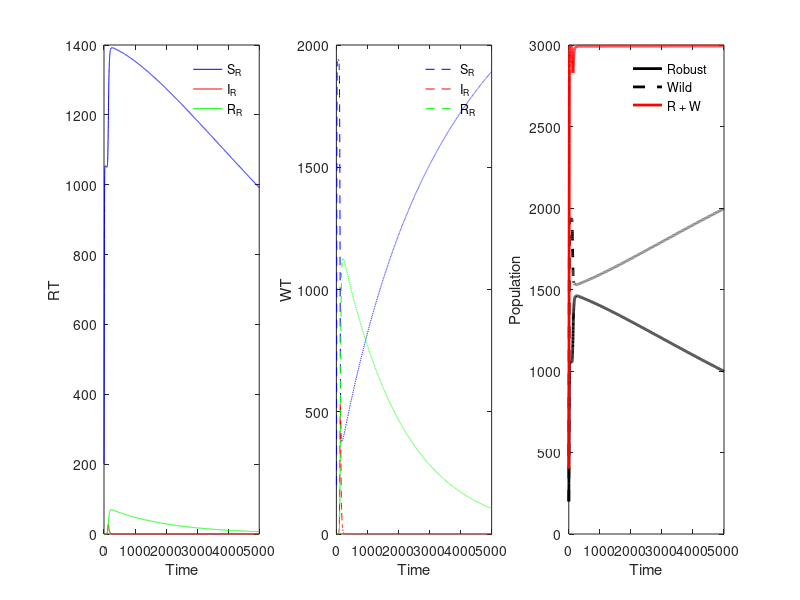

Reproduce this figure in MATLAB.
%%SIR discrete model with two host genotypes RT and WT-SINGLE PATCH

%%define strays for all variables in the system
timesteps = 5000;
Time = timesteps;
N = 1;
trans_Ratio = [10, 15, 25];
growth_Ratio = [1.01, 2];

for i = 1: length(trans_Ratio)
    for jj = 1:length(growth_Ratio)
        
S_RT = zeros(1,Time);
I_RT = zeros(1,Time);
R_RT = zeros(1,Time);

S_WT = zeros(1,Time);
I_WT = zeros(1,Time);
R_WT = zeros(1,Time);

%%define initial values at N patches
S_RT(1)= 200;
S_WT(1)= 200;
I_RT(1)= 0.0005;
I_WT(1)= 0.0005;
R_RT(1)= 0;
R_WT(1)= 0;

%%define parameters
 K = 3000;
 r_RT = 0.15;     % natural growth rate in S
 r_WT = r_RT * growth_Ratio(jj);                                 
 rd_RT = 0.01;   % natural growth rate in I
 rd_WT = 0.01;
 rr_RT = 0.2;    %natural growth rate in R
 rr_WT = 0.2;    
 mu_RT = 0.0005; %natural mortality rate 
 mu_WT = 0.0005;
 alpha_RT = 0.05; %disease-induced mortality rate
 alpha_WT = 0.05;
 beta_RR = 0.000005;%infection rate from RT to RT
 beta_WR = 0.000005; %infection rate from WT to RT
 beta_RW = beta_RR * trans_Ratio(i);%infection rate from RT to WT
 beta_WW = beta_WR * trans_Ratio(i);%infection rate fro WT to WT
 gamma_RT = 0.05;%Recovery rate 
 gamma_WT = 0.05;
 

for t = 2:timesteps
     for j = 0:N-1
         
         if(I_RT(t-1+timesteps*j)+I_WT(t-1+timesteps*j) < 9e-05)
            I_RT(t-1+timesteps*j) = 0;
            I_WT(t-1+timesteps*j) = 0;
        end
        
        Ni = S_RT(t-1+timesteps*j) + I_RT(t-1+timesteps*j) + R_RT(t-1+timesteps*j) + S_WT(t-1+timesteps*j) + I_WT(t-1+timesteps*j)+ R_WT(t-1+timesteps*j);    %population size at patch i before newborns: sum up all Ss and Is
        
        %define newborns for each genotype susceptibles
        %newborns are based on the total Ni, we here are calculating the
        %proportion of different types of newborns belonging to Ni
  
        LS1S1 = Ni*(S_RT(t-1+timesteps*j)*S_RT(t-1+timesteps*j))/(Ni*Ni)*r_RT;
        %S1S2
        LS1S2 = Ni*(S_RT(t-1+timesteps*j)*S_WT(t-1+timesteps*j)*2)/(Ni*Ni)/2*(r_RT+r_WT)/2;
        %S1I1
        LS1I1 = Ni*(S_RT(t-1+timesteps*j)*I_RT(t-1+timesteps*j)*2)/(Ni*Ni)*(r_RT+rd_RT)/2;
        %S1I2
        LS1I2 = Ni*(S_RT(t-1+timesteps*j)*I_WT(t-1+timesteps*j)*2)/(Ni*Ni)/2*(r_RT+rd_WT)/2;
        
        LS1R1 = Ni*(S_RT(t-1+timesteps*j)*R_RT(t-1+timesteps*j)*2)/(Ni*Ni)*(r_RT+rr_RT)/2;   
        %S1R2
        LS1R2 = Ni*(S_RT(t-1+timesteps*j)*R_WT(t-1+timesteps*j)*2)/(Ni*Ni)/2*(r_RT+rr_WT)/2; 
        %S2S2
        LS2S2 = Ni*(S_WT(t-1+timesteps*j)*S_WT(t-1+timesteps*j))/(Ni*Ni)*r_WT;
        %S2I1
        LS2I1 = Ni*(S_WT(t-1+timesteps*j)*I_RT(t-1+timesteps*j)*2)/(Ni*Ni)/2*(r_WT+rd_RT)/2;
        %S2I2
        LS2I2 = Ni*(S_WT(t-1+timesteps*j)*I_WT(t-1+timesteps*j)*2)/(Ni*Ni)*(r_WT+rd_WT)/2;
        
        LS2R1 = Ni*(S_WT(t-1+timesteps*j)*R_RT(t-1+timesteps*j)*2)/(Ni*Ni)/2*(r_WT+rr_RT)/2;
        %S2R2
        LS2R2 = Ni*(S_WT(t-1+timesteps*j)*R_WT(t-1+timesteps*j)*2)/(Ni*Ni)*(r_WT+rr_WT)/2;
        %I1I1
        LI1I1 = Ni*(I_RT(t-1+timesteps*j)*I_RT(t-1+timesteps*j))/(Ni*Ni)*rd_RT;
        %I1I2
        LI1I2 = Ni*(I_RT(t-1+timesteps*j)*I_WT(t-1+timesteps*j)*2)/(Ni*Ni)/2*(rd_RT+rd_WT)/2;
        
        LI1R1 = Ni*(I_RT(t-1+timesteps*j)*R_RT(t-1+timesteps*j)*2)/(Ni*Ni)*(rd_RT+rr_RT)/2;   
        %I1R2
        LI1R2 = Ni*(I_RT(t-1+timesteps*j)*R_WT(t-1+timesteps*j)*2)/(Ni*Ni)/2*(rd_RT+rr_WT)/2;
        %I2I2
        LI2I2 = Ni*(I_WT(t-1+timesteps*j)*I_WT(t-1+timesteps*j))/(Ni*Ni)*rd_WT;
        
        LI2R1 = Ni*(I_WT(t-1+timesteps*j)*R_RT(t-1+timesteps*j)*2)/(Ni*Ni)/2*(rd_WT+rr_RT)/2;   
        %I2R2
        LI2R2 = Ni*(I_WT(t-1+timesteps*j)*R_WT(t-1+timesteps*j)*2)/(Ni*Ni)*(rd_WT+rr_WT)/2;  
        %R1R1
        LR1R1 = Ni*(R_RT(t-1+timesteps*j)*R_RT(t-1+timesteps*j))/(Ni*Ni)*(rr_RT+rr_RT)/2;   
        %R1R2
        LR1R2 = Ni*(R_RT(t-1+timesteps*j)*R_WT(t-1+timesteps*j)*2)/(Ni*Ni)/2*(rr_RT+rr_WT)/2;   
        %R2R2
        LR2R2 = Ni*(R_WT(t-1+timesteps*j)*R_WT(t-1+timesteps*j))/(Ni*Ni)*(rr_WT+rr_WT)/2;  
        
        %after newborns are produced, they are actually limited by carrying
        %capacity when the population at that time is not just Ni, instead,
        %it should be Ni plus all the newborns.
        
        S_RT(t+timesteps*j)= S_RT(t-1+timesteps*j)+ (LS1S1 + LS1S2 + LS1I1 + LS1I2 + LS1R1 + LS1R2 + LS2I1 + LS2R1 + LI1I1 + LI1I2 + LI1R1 + LI1R2 + LI2R1 + LR1R1 + LR1R2)*(1-Ni/K) - beta_RR*S_RT(t-1+timesteps*j)*I_RT(t-1+timesteps*j)- beta_WR*S_RT(t-1+timesteps*j)*I_WT(t-1+timesteps*j)- mu_RT*S_RT(t-1+timesteps*j) ; %=dS1/dt
        
        %newborn_RT_per_capita=(LS1S1 + LS1S2 + LS1I1 + LS1I2 + LS1R1 + LS1R2 + LS2I1 + LS2R1 + LI1I1 + LI1I2 + LI1R1 + LI1R2 + LI2R1 + LR1R1 + LR1R2)/((1-Ni/K)*(S_RT(t-1+timesteps*j) + I_RT(t-1+timesteps*j) + R_RT(t-1+timesteps*j)));
        

        
        S_WT(t+timesteps*j)= S_WT(t-1+timesteps*j)+ (LS1S2 + LS1I2 + LS1R2 + LS2S2 + LS2I1 + LS2I2 + LS2R1+ LS2R2 + LI1I2 + LI1R2 + LI2I2 + LI2R1 + LI2R2 + LR1R2 + LR2R2)*(1-Ni/K) - beta_RW*S_WT(t-1+timesteps*j)*I_RT(t-1+timesteps*j)- beta_WW*S_WT(t-1+timesteps*j)*I_WT(t-1+timesteps*j)- mu_WT*S_WT(t-1+timesteps*j); %=dS2/dt
       
        %newborn_WT_per_capita=(LS1S2 + LS1I2 + LS1R2 + LS2S2 + LS2I1 + LS2I2 + LS2R1+ LS2R2 + LI1I2 + LI1R2 + LI2I2 + LI2R1 + LI2R2 + LR1R2 + LR2R2)/((1-Ni/K)*(S_WT(t-1+timesteps*j) + I_WT(t-1+timesteps*j)+ R_WT(t-1+timesteps*j)));
        
      

        I_RT(t+timesteps*j) = I_RT(t-1+timesteps*j)+ beta_RR*S_RT(t-1+timesteps*j)*I_RT(t-1+timesteps*j)+ beta_WR* S_RT(t-1+timesteps*j)*I_WT(t-1+timesteps*j)-(alpha_RT+mu_RT+gamma_RT)*I_RT(t-1+timesteps*j);%=dI1/dt
        
         
        I_WT(t+timesteps*j) = I_WT(t-1+timesteps*j)+ beta_RW*S_WT(t-1+timesteps*j)*I_RT(t-1+timesteps*j)+ beta_WW* S_WT(t-1+timesteps*j)*I_WT(t-1+timesteps*j)-(alpha_WT+mu_WT+gamma_WT)*I_WT(t-1+timesteps*j);%=dI2/dt
        
        
 
        
        R_RT(t+timesteps*j) = R_RT(t-1+timesteps*j) + gamma_RT*I_RT(t-1+timesteps*j) - mu_RT*R_RT(t-1+timesteps*j);

        
        
        R_WT(t+timesteps*j) = R_WT(t-1+timesteps*j) + gamma_WT*I_WT(t-1+timesteps*j) - mu_WT*R_WT(t-1+timesteps*j);
        
        
 
%       
     end
end

XX = [S_WT', I_WT', R_WT', S_RT', I_RT', R_RT'];
dlmwrite('SIRmodel_one_patch_dynamics_TEST3-14-21.csv',XX,'-append');


    end
end





 % % plot everything of the two genotypes

subplot(1,3,1)
plot(1:timesteps,S_RT(1:timesteps),'-b');
%lgd.FontSize = 8;
%axis([0, 100, 0, 50])
xlabel 'Time';
ylabel 'RT'

hold on
% subplot(2,4,2) 
plot(1:timesteps,I_RT(1:timesteps),'-r');
% xlabel 'Time';
% ylabel 'RT in I'

% subplot(2,4,3) 
hold on
plot(1:timesteps,R_RT(1:timesteps),'-g');
% xlabel 'Time';
% ylabel 'RT in R'
legend('S_R','I_R','R_R');
legend boxoff

subplot(1,3,2)
plot(1:timesteps,S_WT(1:timesteps),'--b'); 
xlabel 'Time';
ylabel 'WT'

% subplot(2,4,5) 
hold on
plot(1:timesteps,I_WT(1:timesteps),'--r');
% xlabel 'Time';
% ylabel 'WT in I'

% subplot(2,4,6) 
hold on
plot(1:timesteps,R_WT(1:timesteps),'--g');
% xlabel 'Time';
% ylabel 'WT in R'
legend('S_R','I_R','R_R');
legend boxoff


subplot(1,3,3) 
plot(1:timesteps,S_RT(1:timesteps)+I_RT(1:timesteps)+R_RT(1:timesteps),'-black','Linewidth',2);
% xlabel 'Time';
% ylabel 'RT total'

% subplot(2,4,8) 
hold on
plot(1:timesteps,S_WT(1:timesteps)+I_WT(1:timesteps)+R_WT(1:timesteps),'--black','Linewidth',2);
xlabel 'Time';
ylabel 'Population'

hold on
plot(1:timesteps,S_RT(1:timesteps)+I_RT(1:timesteps)+R_RT(1:timesteps)+S_WT(1:timesteps)+I_WT(1:timesteps)+R_WT(1:timesteps),'-r','Linewidth',2);

legend('Robust','Wild','R + W');
legend boxoff





% subplot(2,3,4)
% plot(1:timesteps,S_RT((N1-1)*timesteps+1:(N1-1)*timesteps+timesteps),'-b');
% %lgd.FontSize = 8;
% %axis([0, 100, 0, 50])
% xlabel 'Time';
% ylabel 'RT'
% 
% hold on
% % subplot(2,4,2) 
% plot(1:timesteps,I_RT((N1-1)*timesteps+1:(N1-1)*timesteps+timesteps),'-r');
% % xlabel 'Time';
% % ylabel 'RT in I'
% 
% % subplot(2,4,3) 
% hold on
% plot(1:timesteps,R_RT((N1-1)*timesteps+1:(N1-1)*timesteps+timesteps),'-g');
% % xlabel 'Time';
% % ylabel 'RT in R'
% legend('S_R','I_R','R_R');
% legend boxoff
% 
% subplot(2,3,5)
% plot(1:timesteps,S_WT((N1-1)*timesteps+1:(N1-1)*timesteps+timesteps),'--b'); 
% xlabel 'Time';
% ylabel 'WT'
% 
% % subplot(2,4,5) 
% hold on
% plot(1:timesteps,I_WT((N1-1)*timesteps+1:(N1-1)*timesteps+timesteps),'--r');
% % xlabel 'Time';
% % ylabel 'WT in I'
% 
% % subplot(2,4,6) 
% hold on
% plot(1:timesteps,R_WT((N1-1)*timesteps+1:(N1-1)*timesteps+timesteps),'--g');
% % xlabel 'Time';
% % ylabel 'WT in R'
% 
% subplot(2,3,6) 
% plot(1:timesteps,S_RT((N1-1)*timesteps+1:(N1-1)*timesteps+timesteps)+I_RT((N1-1)*timesteps+1:(N1-1)*timesteps+timesteps)+R_RT((N1-1)*timesteps+1:(N1-1)*timesteps+timesteps),'-black','Linewidth',2);
% % xlabel 'Time';
% % ylabel 'RT total'
% 
% % subplot(2,4,8) 
% hold on
% plot(1:timesteps,S_WT((N1-1)*timesteps+1:(N1-1)*timesteps+timesteps)+I_WT((N1-1)*timesteps+1:(N1-1)*timesteps+timesteps)+R_WT((N1-1)*timesteps+1:(N1-1)*timesteps+timesteps),'--black','Linewidth',2);
% xlabel 'Time';
% ylabel 'Total'
% 
% hold on
% plot(1:timesteps,S_RT((N1-1)*timesteps+1:(N1-1)*timesteps+timesteps)+I_RT((N1-1)*timesteps+1:(N1-1)*timesteps+timesteps)+R_RT((N1-1)*timesteps+1:(N1-1)*timesteps+timesteps)+ S_WT((N1-1)*timesteps+1:(N1-1)*timesteps+timesteps)+I_WT((N1-1)*timesteps+1:(N1-1)*timesteps+timesteps)+R_WT((N1-1)*timesteps+1:(N1-1)*timesteps+timesteps),'-','Linewidth',2);
% 

 


